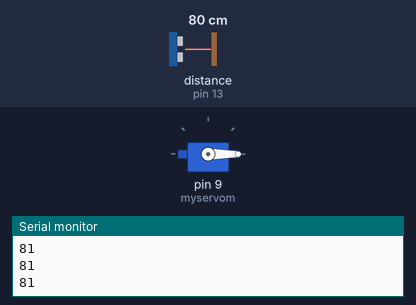
Bench run of a sketch on a simulated Arduino Uno, built with avr-gcc and run on an emulated ATmega328P. Shown: servo, the last lines printed to the serial monitor. Wiring (inferred from the names in the program): ultrasonic range finder: trigger pin 11; echo pin 13. The test bench sets the inputs (shaded band); at power-on: distance to the obstacle (sensor on pin 13) 80 cm. The echo pulse lasts 58.3 µs per cm.

Above: at 1.2 s.
1.3 s: distance to the obstacle (sensor on pin 13) set to 12 cm
2.8 s: distance to the obstacle (sensor on pin 13) set to 9 cm
At 3.9 s:
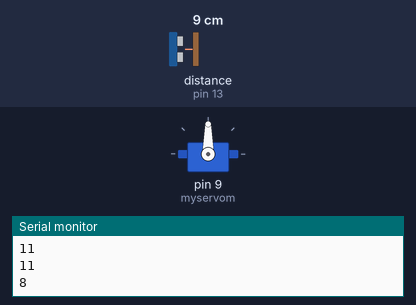
Timing chart, 0 to 5.8 s (numbered marks = the images above; inputs shaded):
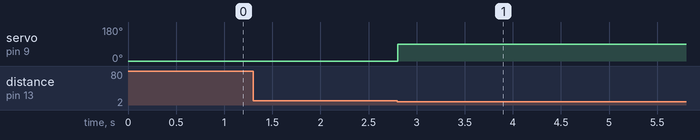

The sketch:

HGS_PROJER.ino
```cpp
#include <Servo.h>
const int trig_pin=11;
const int echo_pin=13;
int mesafe;
int sure;
Servo myservom;
void setup() {
pinMode(trig_pin,OUTPUT);
pinMode(echo_pin,INPUT);
Serial.begin(9600);
myservom.attach(9);
myservom.write(0);


}

void loop() {
digitalWrite(trig_pin,HIGH);
delayMicroseconds(1000);
digitalWrite(trig_pin,LOW);
sure=pulseIn(echo_pin,HIGH);
mesafe=(sure/2)/28.5;
Serial.println(mesafe);
if(mesafe>0 && mesafe<10) {
  myservom.write(90);
  delay(5000);
}
else{
  myservom.write(0);
}
}
```

Measured:
- the behaviour switches between 11 and 10 cm on distance to the obstacle (sensor on pin 13) (found by bisection; images 0 and 1)
- after the input at 2.8 s, servo on pin 9 (myservom): 0° → 90° at once
